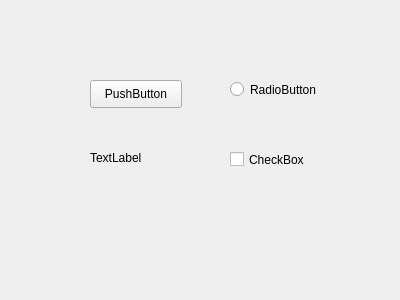
<?xml version="1.0" encoding="UTF-8"?>
<ui version="4.0">
 <class>Form</class>
 <widget class="QWidget" name="Form">
  <property name="geometry">
   <rect>
    <x>0</x>
    <y>0</y>
    <width>400</width>
    <height>300</height>
   </rect>
  </property>
  <property name="windowTitle">
   <string>Form</string>
  </property>
  <widget class="QPushButton" name="pushButton">
   <property name="geometry">
    <rect>
     <x>90</x>
     <y>80</y>
     <width>92</width>
     <height>28</height>
    </rect>
   </property>
   <property name="text">
    <string>PushButton</string>
   </property>
  </widget>
  <widget class="QRadioButton" name="radioButton">
   <property name="geometry">
    <rect>
     <x>230</x>
     <y>80</y>
     <width>112</width>
     <height>19</height>
    </rect>
   </property>
   <property name="text">
    <string>RadioButton</string>
   </property>
  </widget>
  <widget class="QCheckBox" name="checkBox">
   <property name="geometry">
    <rect>
     <x>230</x>
     <y>150</y>
     <width>88</width>
     <height>19</height>
    </rect>
   </property>
   <property name="text">
    <string>CheckBox</string>
   </property>
  </widget>
  <widget class="QLabel" name="label">
   <property name="geometry">
    <rect>
     <x>90</x>
     <y>150</y>
     <width>72</width>
     <height>15</height>
    </rect>
   </property>
   <property name="text">
    <string>TextLabel</string>
   </property>
  </widget>
 </widget>
 <resources/>
 <connections/>
</ui>
